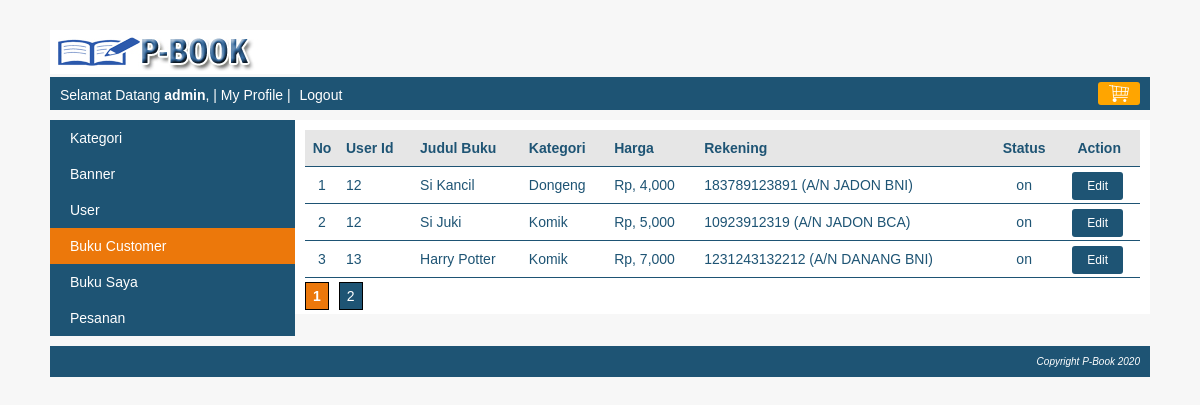
Page /index.php?page=my_profile&module=buku&action=list (signed in) on the committed database.
### tables this page shows
CREATE TABLE `buku` (
  `buku_id` int(10) NOT NULL,
  `kategori_id` int(10) NOT NULL,
  `user_id` int(10) NOT NULL,
  `judul_buku` varchar(250) NOT NULL,
  `deskripsi` text NOT NULL,
  `gambar` varchar(300) NOT NULL,
  `harga` int(10) NOT NULL,
  `stok` tinyint(1) NOT NULL,
  `rekening` varchar(50) NOT NULL,
  `status` enum('on','off') NOT NULL
);

CREATE TABLE `kategori` (
  `kategori_id` int(10) NOT NULL,
  `kategori` varchar(150) NOT NULL,
  `status` enum('on','off') NOT NULL
);

### module/buku/list.php (the view, shortened to what this page needs)
<?php
    $pagination = isset($_GET["pagination"]) ? $_GET["pagination"] : 1;
    $data_per_halaman = 3;
    $mulai_dari = ($pagination-1) * $data_per_halaman;
    $query = mysqli_query($koneksi, "SELECT buku.*, kategori.kategori FROM buku JOIN kategori ON buku.kategori_id=kategori.kategori_id
                                                                    JOIN user ON buku.user_id=user.user_id WHERE user.level='customer' LIMIT $mulai_dari, $data_per_halaman ");
    if(mysqli_num_rows($query) == 0){
        echo "<h3>Saat ini tidak ada buku di dalam table buku ";
    }
    else
    {
        echo "<table class='table-list'>";
        echo "<tr class='baris-title'>
                <th class='kolom-nomor'>No</th>
                <th class='kiri'>User Id</th>
                <th class='kiri'>Judul Buku</th>
                <th class='kiri'>Kategori</th>
                <th class='kiri'>Harga</th>
                ";
                echo "<th class='kiri'>Rekening</th>";
        echo
                "<th class='tengah'>Status</th>
                <th class='tengah'>Action</th>
              </tr>";
        $no = 1 + $mulai_dari;
        while($row = mysqli_fetch_assoc($query)){
            echo "<tr>
                    <td class='kolom-nomor'>$no</td>
                    <td class='kiri'>$row[user_id]</td>
                    <td class='kiri'>$row[judul_buku]</td>
                    <td class='kiri'>$row[kategori]</td>
                    <td class='kiri'>".rupiah($row['harga'])."</td>
                    <td class='kiri'>$row[rekening]</td>
                    <td class='tengah'>$row[status]</td>
                    <td class='tengah'>
                        <a class='tombol-action' href= '".BASE_URL."index.php?page=my_profile&module=buku&action=form&buku_id=$row[buku_id]&user_id=$user_id'>Edit</a>
                    </td>";
            $no++;
        }
        echo "</table>";
    }
?>

### css/style.css (style rules this page uses)
body { font-family:arial; font-size: 14px; color: #1e5474; background: #F7F7F7; margin: 0px; }
.table-list { width: 100%; border-collapse: collapse; }
.table-list tr.baris-title { background: #e6e6e6; }
.table-list tr th, .table-list tr td { padding: 10px 7px; }
.kolom-nomor { width: 20px; text-align: center; }
.kiri { text-align: left; }
.tengah { text-align: center; }
.tombol-action { background: #1e5474; color: white; padding: 7px 15px; border-radius: 3px; cursor: pointer; text-decoration: none; margin-right: 3px; font-size: 12px; }
.table-list tr { border-bottom: 1px solid #1e5474; }

### rows in the picture
buku: user "12", judul_buku "Si Kancil", kategori.kategori "Dongeng", harga "Rp, 4,000", rekening "183789123891 (A/N JADON BNI)", status "on"
buku: user "12", judul_buku "Si Juki", kategori.kategori "Komik", harga "Rp, 5,000", rekening "10923912319 (A/N JADON BCA)", status "on"
buku: user "13", judul_buku "Harry Potter", kategori.kategori "Komik", harga "Rp, 7,000", rekening "1231243132212 (A/N DANANG BNI)", status "on"

### other values in the picture
$nama "admin"
